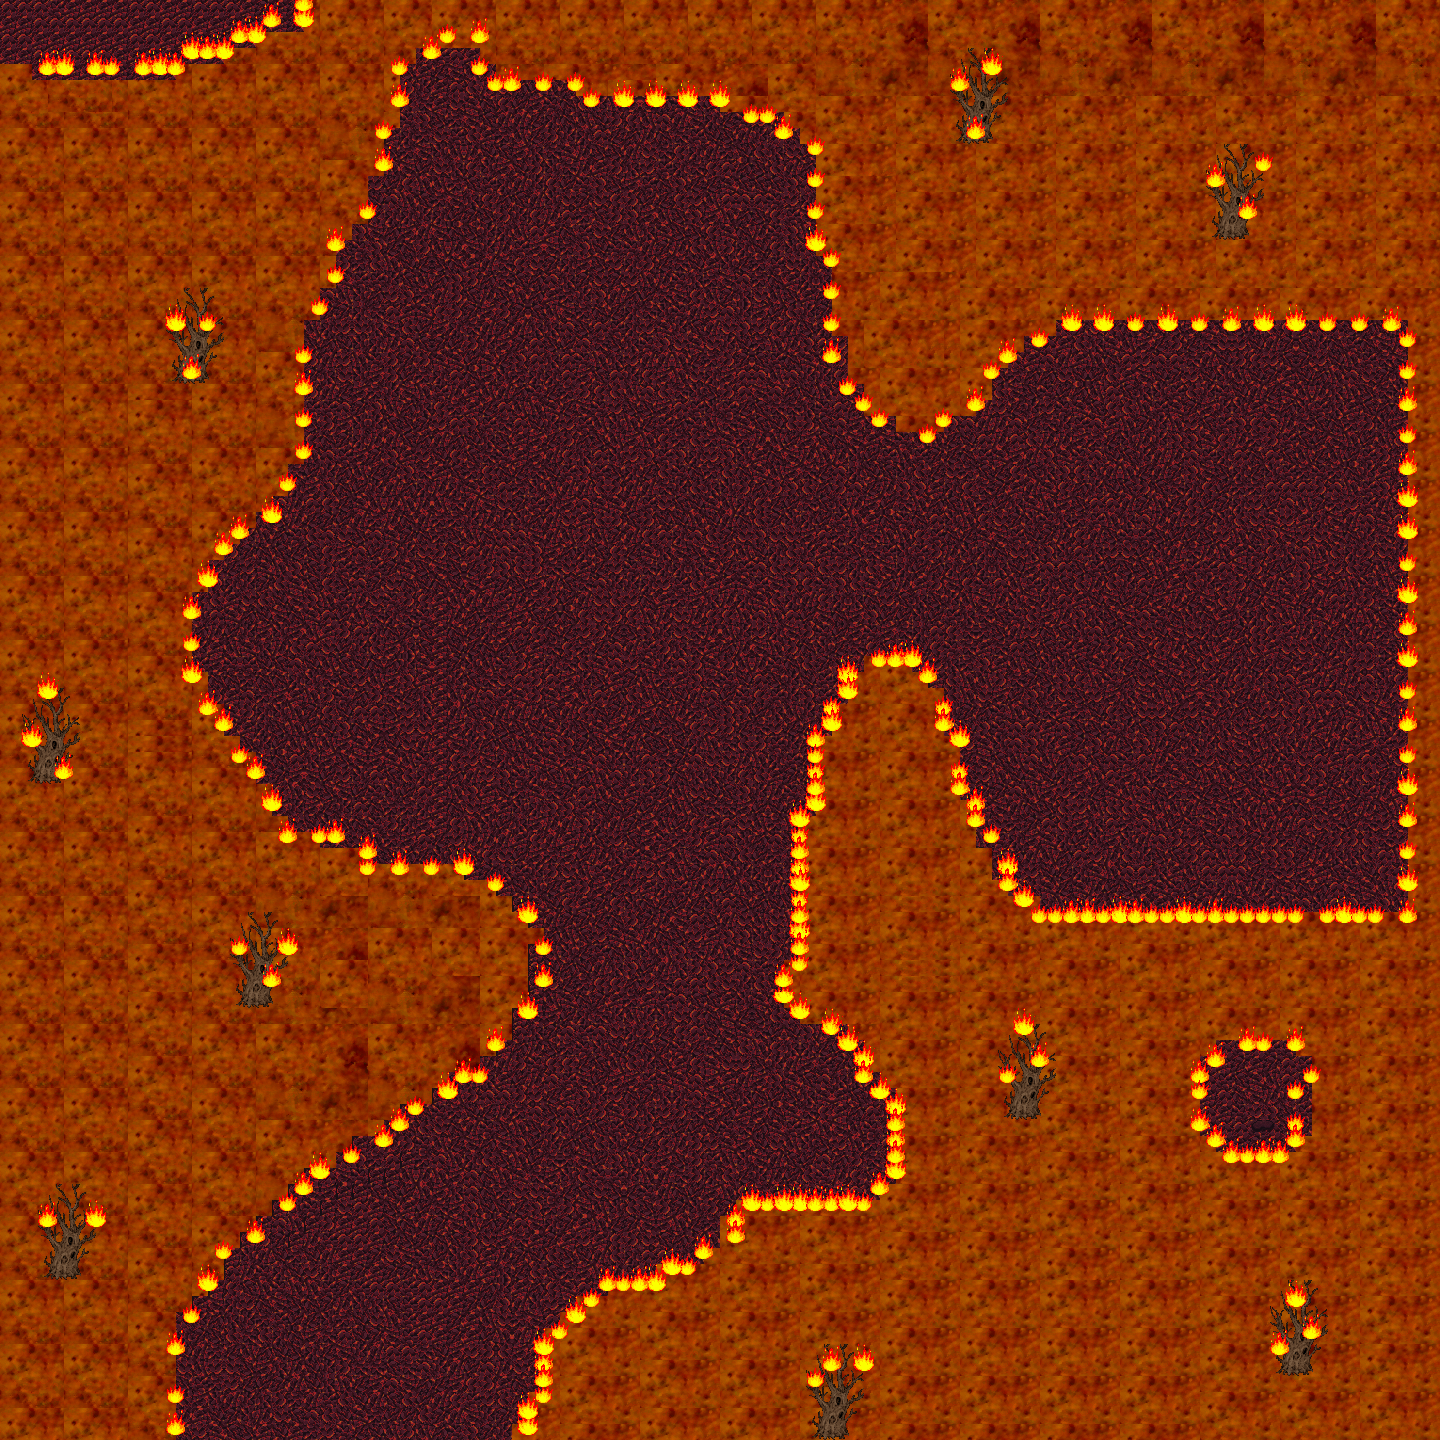

Tiled map render using the project's own tile images. Description and the map definition, with tile-layer contents summarised, below:
An orthogonal 90x90 tile map with 16x16 px tiles, 4 tile layers (Base, Tree Base, Animation, Animation2), 7 tilesets.

<map version="1.10" tiledversion="1.10.2" orientation="orthogonal" renderorder="right-down" width="90" height="90" tilewidth="16" tileheight="16" infinite="0" nextlayerid="8" nextobjectid="1">
 <tileset firstgid="1" source="burnt_sand.tsx" />
 <tileset firstgid="16385" source="LavaTile set.tsx" />
 <tileset firstgid="16745" source="Campfire36.tsx" />
 <tileset firstgid="16761" source="trees-Sheet.tsx" />
 <tileset firstgid="16986" source="spooky_trees.tsx" />
 <tileset firstgid="17112" source="buch-outdoor.tsx" />
 <tileset firstgid="17400" source="animated_tiles.tsx" />
 <layer id="1" name="Base" width="90" height="90">
  <data>[8100 cells, 8100 non-empty, 101 distinct tile ids]</data>
 </layer>
 <layer id="2" name="Tree Base" width="90" height="90">
  <data>[8100 cells, 216 non-empty, 24 distinct tile ids]</data>
 </layer>
 <layer id="6" name="Animation" width="90" height="90">
  <data>[8100 cells, 748 non-empty, 12 distinct tile ids]</data>
 </layer>
 <layer id="7" name="Animation2" width="90" height="90">
  <data>[8100 cells, 354 non-empty, 12 distinct tile ids]</data>
 </layer>
</map>
